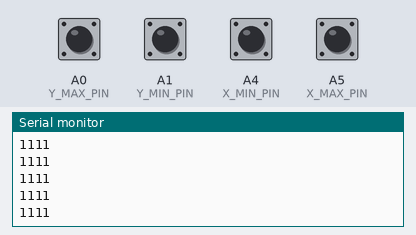
This sketch was run on a simulated Arduino Uno, built with avr-gcc and run on an emulated ATmega328P. Shown: the last lines printed to the serial monitor. The inputs (shaded band) are chosen by the test bench; at power-on: A0 (Y_MAX_PIN), A1 (Y_MIN_PIN), A4 (X_MIN_PIN), A5 (X_MAX_PIN) HIGH.

Above: at 1.2 s.
1.3 s: A0 (Y_MAX_PIN) pulled LOW for 0.25 s
At 1.56 s:
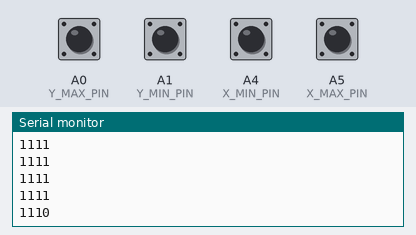
3.0 s: A1 (Y_MIN_PIN) pulled LOW for 0.25 s
At 3.16 s:
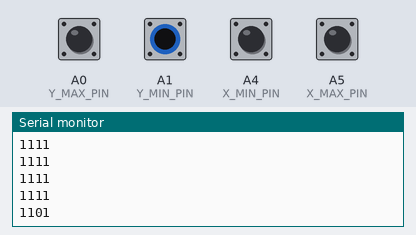
4.7 s: A4 (X_MIN_PIN) pulled LOW for 0.25 s
At 4.96 s:
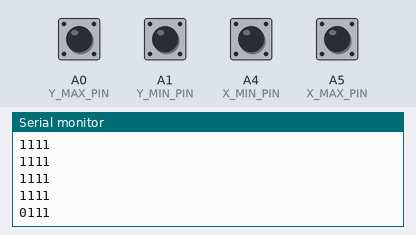
6.4 s: A5 (X_MAX_PIN) pulled LOW for 0.25 s
At 6.56 s:
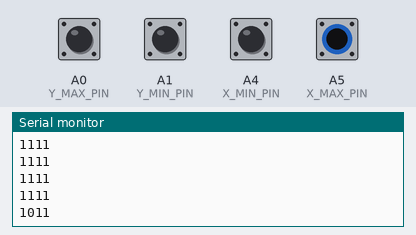
Timing chart, 0 to 9.1 s (numbered marks = the images above; inputs shaded):
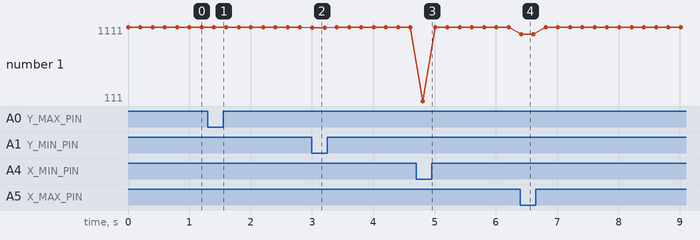

Measured:
- after the input at 1.3 s, the serial monitor: prints a new line after 0.10 s (image 1)
- after the input at 3.0 s, the serial monitor: prints a new line at once (image 2)
- after the input at 4.7 s, the serial monitor: prints a new line after 0.11 s (image 3)
- after the input at 6.4 s, the serial monitor: prints a new line at once (image 4)

The sketch:

testLimitSwitch.ino
```cpp
int X_MIN_PIN = A4;
int X_MAX_PIN = A5;

int Y_MIN_PIN = A1;
int Y_MAX_PIN = A0;

void setup() {
  Serial.begin(9600);
  // put your setup code here, to run once:
  pinMode(X_MIN_PIN, INPUT_PULLUP);
  pinMode(X_MAX_PIN, INPUT_PULLUP);

  pinMode(Y_MIN_PIN, INPUT_PULLUP);
  pinMode(Y_MAX_PIN, INPUT_PULLUP);

}

void loop() {
  // put your main code here, to run repeatedly:
  Serial.print(digitalRead(X_MIN_PIN));
  Serial.print(digitalRead(X_MAX_PIN));
  Serial.print(digitalRead(Y_MIN_PIN));
  Serial.println(digitalRead(Y_MAX_PIN));

  delay(200);
}
```
